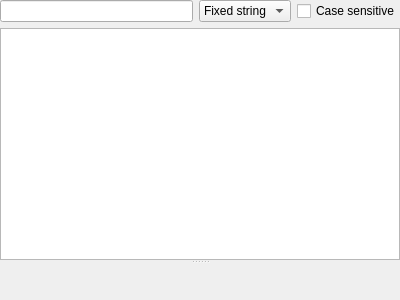
<?xml version="1.0" encoding="UTF-8"?>
<ui version="4.0">
 <class>ItemsWidget</class>
 <widget class="QWidget" name="ItemsWidget">
  <property name="geometry">
   <rect>
    <x>0</x>
    <y>0</y>
    <width>400</width>
    <height>300</height>
   </rect>
  </property>
  <property name="windowTitle">
   <string/>
  </property>
  <layout class="QVBoxLayout" name="verticalLayout_2">
   <property name="margin">
    <number>0</number>
   </property>
   <item>
    <layout class="QGridLayout" name="_3">
     <item row="0" column="0">
      <widget class="QLineEdit" name="SearchLine_"/>
     </item>
     <item row="0" column="1">
      <widget class="QComboBox" name="SearchType_">
       <item>
        <property name="text">
         <string>Fixed string</string>
        </property>
       </item>
       <item>
        <property name="text">
         <string>Wildcard</string>
        </property>
       </item>
       <item>
        <property name="text">
         <string>Regexp</string>
        </property>
       </item>
      </widget>
     </item>
     <item row="0" column="2">
      <widget class="QCheckBox" name="CaseSensitiveSearch_">
       <property name="text">
        <string>Case sensitive</string>
       </property>
      </widget>
     </item>
    </layout>
   </item>
   <item>
    <widget class="QSplitter" name="CategoriesSplitter_">
     <property name="orientation">
      <enum>Qt::Horizontal</enum>
     </property>
     <widget class="QSplitter" name="splitter">
      <property name="orientation">
       <enum>Qt::Vertical</enum>
      </property>
      <widget class="QWidget" name="layoutWidget">
       <layout class="QHBoxLayout" name="horizontalLayout">
        <item>
         <widget class="QTreeView" name="Items_">
          <property name="selectionMode">
           <enum>QAbstractItemView::ExtendedSelection</enum>
          </property>
          <property name="rootIsDecorated">
           <bool>false</bool>
          </property>
          <property name="itemsExpandable">
           <bool>false</bool>
          </property>
          <property name="sortingEnabled">
           <bool>true</bool>
          </property>
         </widget>
        </item>
       </layout>
      </widget>
      <widget class="LC::Util::SelectableBrowser" name="ItemView_" native="true"/>
     </widget>
    </widget>
   </item>
  </layout>
 </widget>
 <customwidgets>
  <customwidget>
   <class>LC::Util::SelectableBrowser</class>
   <extends>QWidget</extends>
   <header location="global">util/gui/selectablebrowser.h</header>
   <container>1</container>
  </customwidget>
 </customwidgets>
 <resources/>
 <connections/>
</ui>
